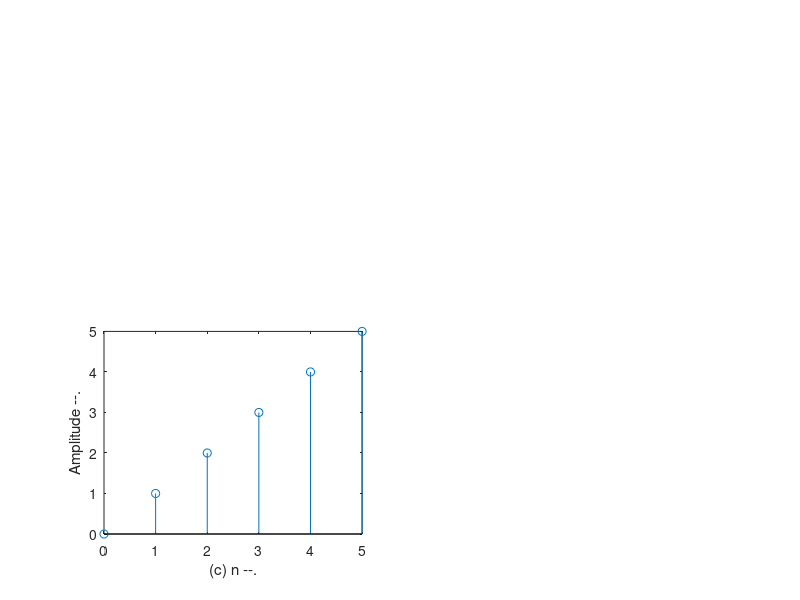

Source code (MATLAB):
n1=input('enter the length of ramp sequence');
t=0:n1;
subplot(2,2,3);
stem(t,t);
ylabel('Amplitude --.');
xlabel('(c) n --.');
